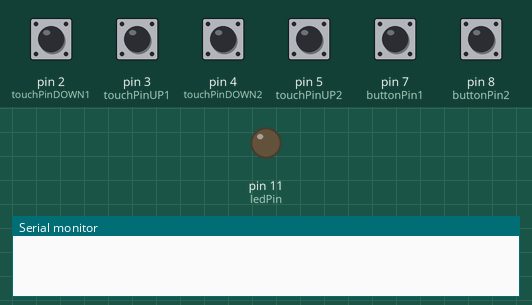
A sketch run on a simulated Arduino Uno, built with avr-gcc and run on an emulated ATmega328P. Parts: output pins drawn as LEDs (lit = HIGH), the last lines printed to the serial monitor. The inputs (shaded band) are chosen by the test bench; at power-on: pin 7 (buttonPin1), pin 8 (buttonPin2) HIGH, pin 2 (touchPinDOWN1), pin 3 (touchPinUP1), pin 4 (touchPinDOWN2), pin 5 (touchPinUP2) LOW.

Above: at 1.2 s.
1.3 s: pin 2 (touchPinDOWN1) pulled HIGH for 0.15 s
2.9 s: pin 4 (touchPinDOWN2) pulled HIGH for 0.15 s
At 3.3 s:
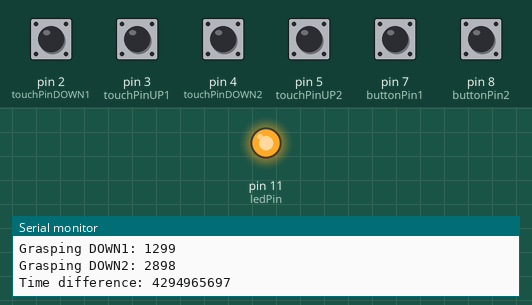
4.9 s: pin 3 (touchPinUP1) pulled HIGH for 0.15 s
6.5 s: pin 5 (touchPinUP2) pulled HIGH for 0.15 s
At 8.2 s:
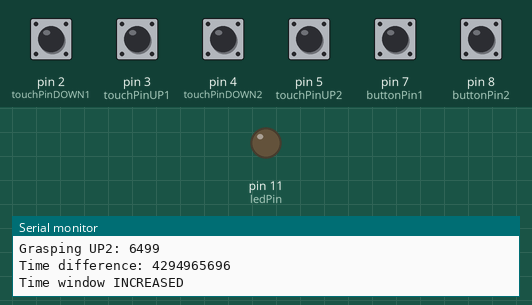
8.5 s: pin 7 (buttonPin1) pulled LOW for 0.15 s
Timing chart, 0 to 11.1 s (numbered marks = the images above; inputs shaded):
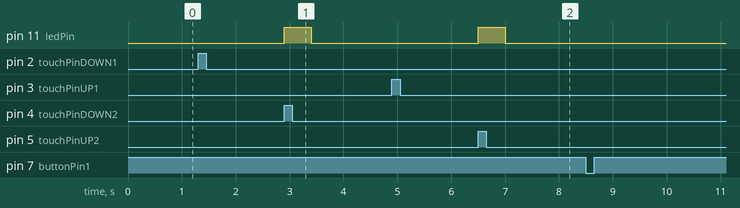

The sketch:

provaChat.ino
```cpp
// ===================== PIN DEFINITIONS =====================
// First participant
const int buttonPin1 = 7;
const int touchPinUP1 = 3;
const int touchPinDOWN1 = 2;

// Second participant
const int buttonPin2 = 8;
const int touchPinUP2 = 5;
const int touchPinDOWN2 = 4;

// Feedback LED
const int ledPin = 11;

// ===================== STATE VARIABLES =====================
// First participant
bool touchUP1 = false;
bool touchDOWN1 = false;
unsigned long startTime1 = 0;
unsigned long graspingTime1 = 0;

// Second participant
bool touchUP2 = false;
bool touchDOWN2 = false;
unsigned long startTime2 = 0;
unsigned long graspingTime2 = 0;

// Button edge detection
bool lastButtonState1 = HIGH;
bool lastButtonState2 = HIGH;

// Time window logic
unsigned long timeDifference = 0;
unsigned long timeWin = 250;   // 250 ms
int n_outside = 0;
int n_within = 0;

// ===================== TIME WINDOW FUNCTIONS =====================
void incrementTimeWin() {
  timeWin += 25;   // +25 ms
}

void reduceTimeWin() {
  if (timeWin > 25) {
    timeWin -= 25;
  }
}

// ===================== SETUP =====================
void setup() {
  Serial.begin(9600);

  pinMode(buttonPin1, INPUT_PULLUP);
  pinMode(buttonPin2, INPUT_PULLUP);

  pinMode(touchPinUP1, INPUT);
  pinMode(touchPinDOWN1, INPUT);
  pinMode(touchPinUP2, INPUT);
  pinMode(touchPinDOWN2, INPUT);

  pinMode(ledPin, OUTPUT);
  digitalWrite(ledPin, LOW);
}

// ===================== LOOP =====================
void loop() {

  // -------- READ INPUTS --------
  int buttonState1 = digitalRead(buttonPin1);
  int buttonState2 = digitalRead(buttonPin2);

  int touchStateUP1 = digitalRead(touchPinUP1);
  int touchStateDOWN1 = digitalRead(touchPinDOWN1);
  int touchStateUP2 = digitalRead(touchPinUP2);
  int touchStateDOWN2 = digitalRead(touchPinDOWN2);

  // -------- BUTTON EDGE DETECTION --------
  bool buttonPressed1 = (lastButtonState1 == HIGH && buttonState1 == LOW);
  bool buttonPressed2 = (lastButtonState2 == HIGH && buttonState2 == LOW);

  lastButtonState1 = buttonState1;
  lastButtonState2 = buttonState2;

  // ================= FIRST PARTICIPANT =================
  if (buttonPressed1) {
    startTime1 = millis();
    touchUP1 = false;
    touchDOWN1 = false;
    Serial.println("START PARTICIPANT 1");
  }

  if (touchStateUP1 == HIGH && !touchUP1) {
    graspingTime1 = millis() - startTime1;
    touchUP1 = true;
    Serial.print("Grasping UP1: ");
    Serial.println(graspingTime1);
  }

  if (touchStateDOWN1 == HIGH && !touchDOWN1) {
    graspingTime1 = millis() - startTime1;
    touchDOWN1 = true;
    Serial.print("Grasping DOWN1: ");
    Serial.println(graspingTime1);
  }

  // ================= SECOND PARTICIPANT =================
  if (buttonPressed2) {
    startTime2 = millis();
    touchUP2 = false;
    touchDOWN2 = false;
    Serial.println("START PARTICIPANT 2");
  }

  if (touchStateUP2 == HIGH && !touchUP2) {
    graspingTime2 = millis() - startTime2;
    touchUP2 = true;
    Serial.print("Grasping UP2: ");
    Serial.println(graspingTime2);
  }

  if (touchStateDOWN2 == HIGH && !touchDOWN2) {
    graspingTime2 = millis() - startTime2;
    touchDOWN2 = true;
    Serial.print("Grasping DOWN2: ");
    Serial.println(graspingTime2);
  }

  // ================= TIME COMPARISON =================
  if (graspingTime1 > 0 && graspingTime2 > 0) {

    timeDifference = abs(graspingTime1 - graspingTime2);

    Serial.print("Time difference: ");
    Serial.println(timeDifference);

    if (timeDifference <= timeWin) {
      n_within++;
      n_outside = 0;

      if (n_within == 2) {
        reduceTimeWin();
        n_within = 0;
        Serial.println("Time window REDUCED");
      }

    } else {
      n_outside++;
      n_within = 0;

      digitalWrite(ledPin, HIGH);
      delay(500);
      digitalWrite(ledPin, LOW);

      if (n_outside == 2) {
        incrementTimeWin();
        n_outside = 0;
        Serial.println("Time window INCREASED");
      }
    }

    graspingTime1 = 0;
    graspingTime2 = 0;
  }
}
```

Measured:
- after the input at 2.9 s, pin 11 (ledPin): LOW → HIGH at once, → LOW 0.50 s later
- after the input at 6.5 s, pin 11 (ledPin): LOW → HIGH at once, → LOW 0.50 s later
